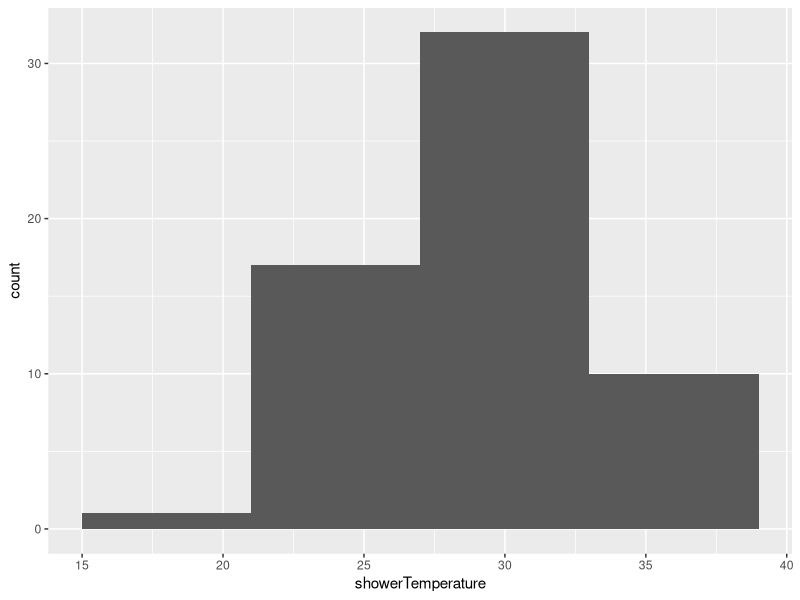
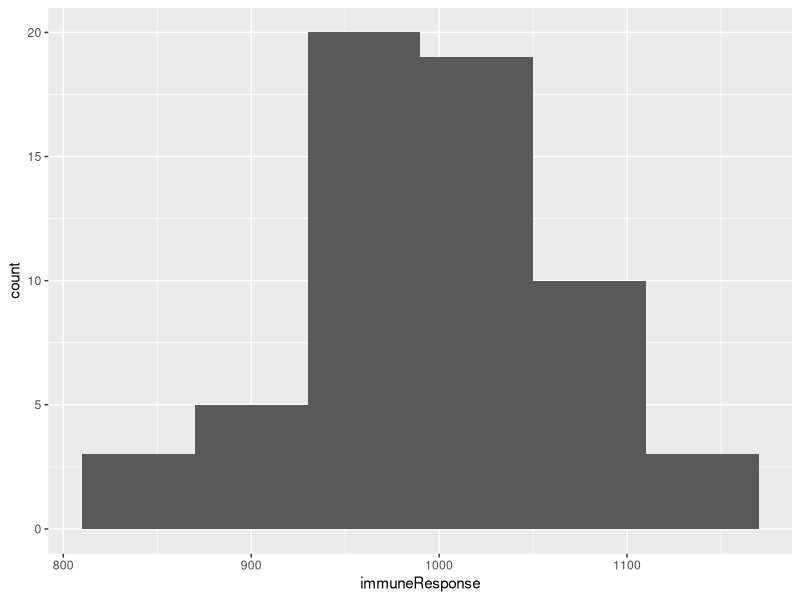
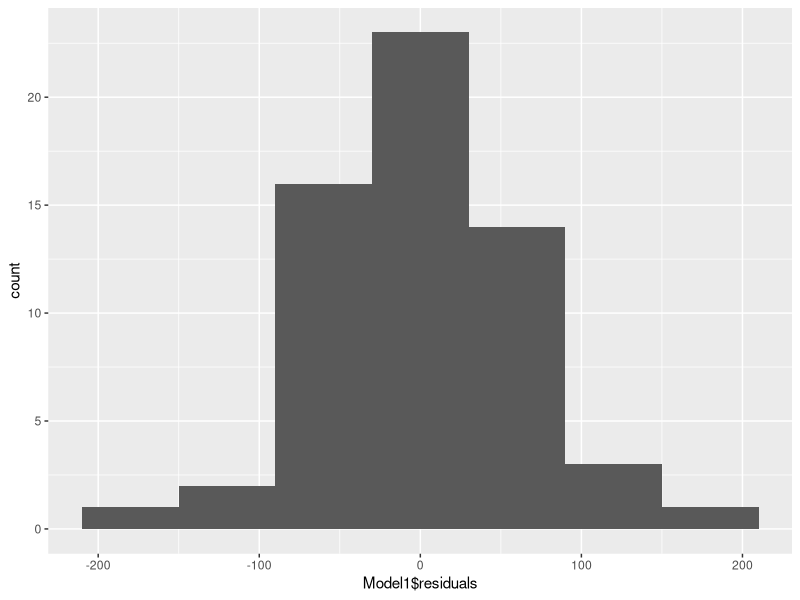
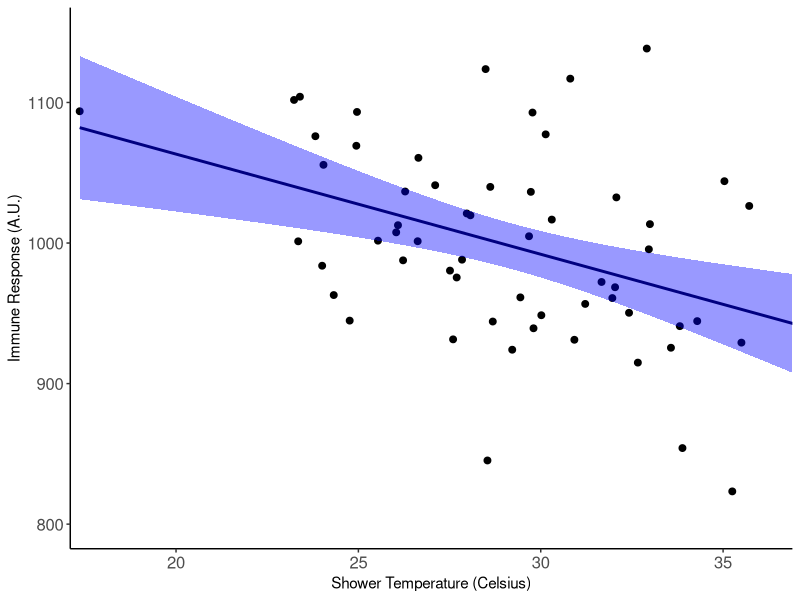

Here is the R script that generated these plots, in order:
## ---- chunk 1
knitr::opts_chunk$set(echo = TRUE)
knitr::opts_chunk$set(eval = TRUE)
knitr::opts_chunk$set(error = TRUE)
## ---- chunk 2
# Final Term Project Write-up Instructions

#Please read the following, and be sure to follow all instructions. There is no resubmit opportunity for this assignment:

#1.  Each section will have headings and 1-2 code blocks. Do not edit the headings for each section (anything with one or more #'s at the start of the line. The first code block will be instructions for that section and will not be knit into the final document. The second code block (if present) will be for you to include your own code needed to complete the section. It will be knitted and presented in the final document. 

#2.  Examine all the feedback you got on your proposal so far. Do you need to modify your question, prediction, hypothesis, experimental design, or analytical plan? This term paper will be graded on its own merit, separate from how you did on any of the checkpoints. You are not held to the decisions you made on previous checkpoints. You are only required to use the data you were given and the same primary statistical test that you included on the survey generating your simulated data.

#3. Make any citations as needed, including the original paper, but if you need additional evidence, include it. You must include inline citations (Author, year), as well as a bibliography at the end. This includes any URLs where you copied code. You do not need to cite any course materials. Remember, copying code is encouraged. It's your words that need to be original.

#4. Feel free to copy and paste anything you'd like from your previous checkpoint assignments.

#5. You are welcome to use ChatGPT or any generative AI to help generate your code. However you MUST properly cite all instances where it was used and include an annotation stating how you used it. This should be brief and you are ultimate responsible for everything you include, regardless of its origin. Un-annotated, un-sited code using functions from outside of the class can be docked points.

#6. You will often be instructed to write text in specific places inside square brackets. Delete the square brackets and all instructional text contained within before you submit.

#6.  Knit your .RMD document as an html and submit the html to Canvas. It is due Sunday the 16th at 11:59pm. Be aware that late penalties will be assessed.
## ---- chunk 3
#This section states which of the three class papers you chose to base your study on. #Only remove text where it instructs to. 

## ---- chunk 4
#Below the appropriate headings, write in your responses.

#The Question: Write out your overall biological research question for your project in a single sentence.

#Disclaimer: Do not edit this line.

#Rationale and Background: Include here a short paragraph (~300-500 words) providing basic, relevant background and your rationale for asking the question. Pretend your audience is a UCSD undergraduate first-year biology major.

## ---- chunk 5
#Fill out the following sections. Each should only be a single sentence.


## ---- chunk 6

#You will also use this page to describe your overall experimental design. Each should be written in paragraph form and can be up to 300 words max. If appropriate, it should cover each of the following issues: randomization, controls (positive and/or negative), blinding. Make sure that this description matches the data you will be analyzing, not a bigger experiment with more variables that you will not have data for.

#Explanatory and Response Variables - explicitly and simply state your explanatory/independent/x variable and your response/dependent/y variable.

#Sample size - include a description of your sample size and a justification for your choice.

## ---- chunk 7

#Primary statistical analysis: Name the analysis you included on the survey form. In the next line, include a brief justification as to why this test is appropriate.

## ---- chunk 8

#Assumptions and Exploratory Data Analysis (EDA): List the assumptions of your chosen test here.

#Enter your code for all testing of assumptions and figures for EDA in the next code block. This will include reading in your data and making it tidy. You should also display the top of your data table - head(). Any figures you make or statistics your code creates should be labeled appropriately. It should be understandable to someone that does not have access to read your code.

#After the code block, write a paragraph discussing your EDA results and if you had to do anything regarding outliers or data transformations. Remember to justify all of your decisions in writing.

## ---- chunk 9
#USE THIS BLOCK TO INPUT NECESSARY CODE.
library(tidyverse)
# Read the data from the CSV file.
data<-read.csv(file = "zalibhai.csv")
data # Call the object variable of my data
head(data) # Preview the top of my data
HistogramTemp<-ggplot(data = data, mapping = aes(x = showerTemperature)) +
  geom_histogram(binwidth = 6)
HistogramTemp # Graphng the histogram of my temperature group
HistogramImmune<-ggplot(data = data, mapping = aes(x = immuneResponse)) +
  geom_histogram(binwidth = 60)
HistogramImmune # Graphng the histogram of my immune group
# This is technically redundant but included for thoroughness
# Since I will also be testing the residuals of the LM
kstest_temp<-ks.test(data$showerTemperature,"pnorm",mean(data$showerTemperature),sd(data$showerTemperature))
kstest_temp # Testing normality of temperature group
kstest_immune<-ks.test(data$immuneResponse,"pnorm",mean(data$immuneResponse),sd(data$immuneResponse))
kstest_immune # Testing normality of immune group
# By running additional tests for normality on the groups, we are decreasing Type II error 
#(the probability of accepting a false null when the null is in fact false)
# And proving that each group has a normal distribution
# But we are also increasing Type I error (the probability of rejecting the null when the null is in fact true)
# Since we may have gotten a smaller p-value from either of the individual tests 
# We can just test the residuals of the linear model for normality
# Since it's the distance of each observation from its own group's mean
# When the model is using more than one mean, it is best to test the residuals instead of separately
# Because more normality tests means a greater likelihood that one of those groups will randomly not be normal
# Even though they should meet the assumption of normality based on the residuals distances of the LM
		
Model1<-lm(immuneResponse ~ showerTemperature, data = data)
# Create a linear model of my data where my Y changes over a variable X.
Model1 # Call the object of my lm
# Find Cooks Distance of the linear model
cooks.distance(Model1)
# Find the maximum Cooks Distance for a possible outlier
which.max(cooks.distance(Model1))
# Graph the histogram of my residuals with a binwidth of my sample size
Histogram1<-ggplot(data = Model1, mapping = aes(x = Model1$residuals)) +
  geom_histogram(binwidth = 60)
Histogram1 # Call the object of my histogram
kstest_result<-ks.test(Model1$residuals,"pnorm",mean(Model1$residuals),sd(Model1$residuals))
# Create a KS Test on the residuals of my linear model for a normal distribution
# Calling the mean and standard deviation on my residuals too
kstest_result # Call the KS Test object
## ---- chunk 10

#Primary Statistical Analysis: In the next code block, you will conduct your primary statistical test and any necessary post-hoc tests. Do NOT include your own written interpretation here.

## ---- chunk 11
#USE THIS BLOCK TO INPUT NECESSARY CODE.
# Run a summary of the linear model to get an F-statistic, R-value, etc.
summary<-summary(Model1)
summary
## ---- chunk 12

#Primary Figure: In the next code block, you will create a single well-designed figure in ggplot that will clearly show a reader patterns in your data.

## ---- chunk 13
#USE THIS BLOCK TO INPUT NECESSARY CODE.
plot1<-ggplot(data=data,mapping=aes(x=showerTemperature,y=immuneResponse))+ #plotting my x and y axis
  theme_classic() + #classic theme
  coord_cartesian(ylim=c(800,1150),xlim=c(18,36)) + #setting limits for x and y
  theme(axis.text=element_text(size=12)) + #increasing axes title sizes
  xlab("Shower Temperature (Celsius)") + #x-axis label
  ylab("Immune Response (A.U.)") + #y-axis label
  geom_point(size=2) + #increasing size of the points
  geom_smooth(method = lm,color="navy",fill="blue") #trend line of the linear model
plot1  
## ---- chunk 14

#Conclusions: This is the section where you will use what you have learned in this course to make conclusions based on your results. What patterns/differences do you see in your data? How certain/uncertain are you in those results. THIS IS ONE OF THE MOST IMPORTANT SECTIONS OF THE TERM PROJECT. Demonstrate to us that you understand what your results can and cannot tell you. Make it as long as you need to.

#Future Directions: Are there any confounding variables that your data/experimental design did not include? Briefly discuss what you would do differently if there were no restrictions placed on your design, aside from ethical and reasonable logistic considerations.

#Citations
